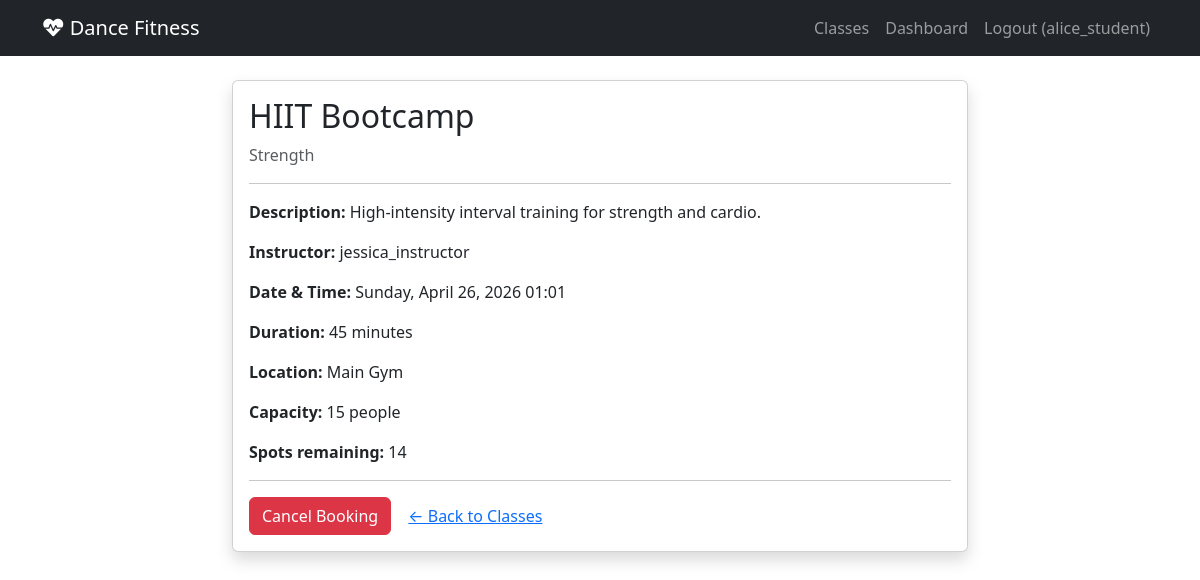
The page /class/3/ (signed in) on the database as committed earlier.
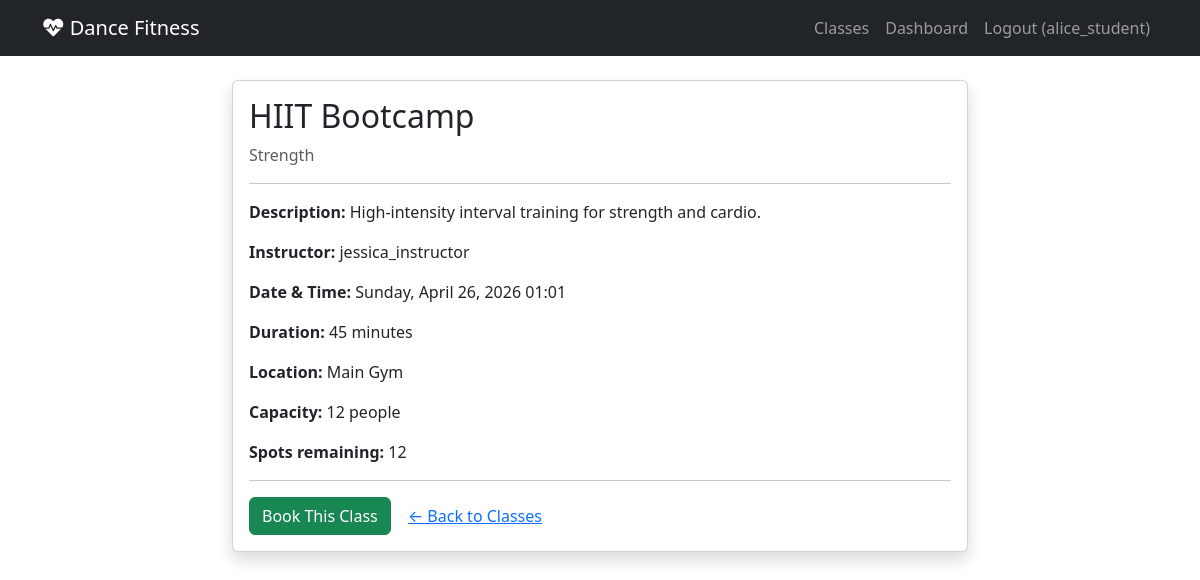
The same page on the database as committed later.
### booking/models.py (models this page shows, shortened)
class ScheduledClass(models.Model):
    class_type = models.ForeignKey(ClassType, on_delete=models.CASCADE, related_name='scheduled_class')
    instructor = models.ForeignKey(User, on_delete=models.CASCADE, limit_choices_to={'is_instructor': True})
    start_time = models.DateTimeField()
    capacity = models.IntegerField(default=18)
    location = models.CharField(max_length=200)
    def remaining_spots(self):
        booked = self.bookings.filter(status='confirmed').count()
        return self.capacity - booked

class ClassType(models.Model):
    name = models.CharField(max_length=200)
    description = models.TextField()
    category = models.ForeignKey(Category, on_delete=models.SET_NULL, null=True, blank=True)
    duration = models.IntegerField(default=60)

class Category(models.Model):
    name = models.CharField(max_length=100, unique=True)

class User(AbstractUser):
    is_instructor = models.BooleanField(default=False)
    bio = models.TextField(max_length=500, blank=True)

### booking/views.py (the view)
# urls.py: path("class/<int:class_id>/", views.class_detail, name="class_detail"),
def class_detail(request, class_id):
    scheduled_class = get_object_or_404(ScheduledClass, id=class_id)
    user_booking = None
    if request.user.is_authenticated:
        user_booking = Booking.objects.filter(
            student=request.user,
            scheduled_class=scheduled_class,
            status='confirmed'
        ).first()
    return render(request, "booking/class_detail.html", {
        "class": scheduled_class,
        "user_booking": user_booking,
        "remaining_spots": scheduled_class.remaining_spots()
    })

### booking/templates/booking/class_detail.html (shortened to what this page needs)
{% extends "booking/layout.html" %}
{% block body %}
    <div class="row">
        <div class="col-md-8 offset-md-2">
            <div class="card shadow">
                <div class="card-body">
                    <h2 class="card-title">{{ class.class_type.name }}</h2>
                    <p class="text-muted">{{ class.class_type.category.name|default:"Uncategorized" }}</p>
                    <hr>
                    <p><strong>Description:</strong> {{ class.class_type.description }}</p>
                    <p><strong>Instructor:</strong> {{ class.instructor.username }}</p>
                    <p><strong>Date & Time:</strong> {{ class.start_time|date:"l, F j, Y H:i" }}</p>
                    <p><strong>Duration:</strong> {{ class.class_type.duration }} minutes</p>
                    <p><strong>Location:</strong> {{ class.location }}</p>
                    <p><strong>Capacity:</strong> {{ class.capacity }} people</p>
                    <p><strong>Spots remaining:</strong> <span id="spots-remaining">{{ remaining_spots }}</span></p>
                    <hr>
                    {% if user.is_authenticated %}
                        {% if user.is_instructor %}
                            <a href="{% url 'dashboard' %}" class="btn btn-secondary">Back to Dashboard</a>
                        {% else %}
                            {% if user_booking %}
                                <button id="cancel-btn" class="btn btn-danger" data-booking-id="{{ user_booking.id }}">
                                    Cancel Booking
                                </button>
                            {% else %}
                                {% if remaining_spots > 0 %}
                                    <button id="book-btn" class="btn btn-success" data-class-id="{{ class.id }}">
                                        Book This Class
                                    </button>
                                {% else %}
                                    <button class="btn btn-secondary" disabled>Class Full</button>
                                {% endif %}
                            {% endif %}
                        {% endif %}
                    {% else %}
                        <a href="{% url 'login' %}" class="btn btn-primary">Login to Book</a>
                    {% endif %}
                    <a href="{% url 'index' %}" class="btn btn-link">← Back to Classes</a>
                </div>
            </div>
        </div>
    </div>
{% endblock %}

Rows that differ between the two databases and show on the page:
changed ScheduledClass "Main Gym": capacity "15" → "12"
Other text that changed with them:
{{ remaining_spots }}: "14" → "12"
text no longer shown: "Cancel Booking"
text now shown: "Book This Class"
